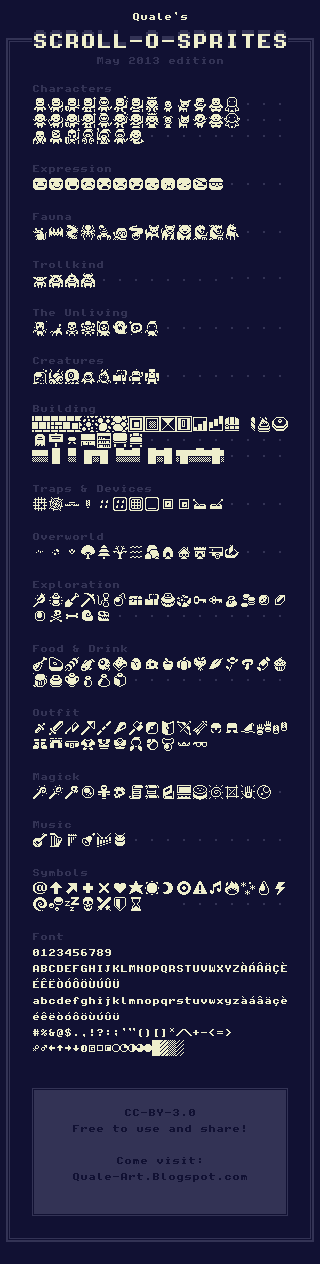
#> input picture pic/undefined - Imgur.png, 320 x 1264 px
$ python extract_scroll_expressions.py
#> lines starting #> are read from the running program, lines starting #| are printed output that depends on the picture; after the words box and inside, x2 and y2 are one past the last pixel; in counts of white or black regions, pixels touching at a corner belong together
#!/usr/bin/env python3
"""
Extract the 12 emoticon sprites from the "Expression" section of
Quale's SCROLL-O-SPRITES sheet (May 2013, CC-BY-3.0) at
pic/undefined - Imgur.png.

Section layout (verified pixel-by-pixel):
    Cell origin : (col=32, row=176)
    Cell pitch  : 16 px wide x 16 px tall
    Count       : 12 sprites in a single horizontal row
    Content     : ~14 cols x 12 rows of cream pixels per cell, centred

Each cell is converted to a 16x16 TMS9918 sprite pattern (32 bytes,
TL/BL/TR/BR quarter-block layout). Names map to the visible emotion.

Outputs:
    screenshots/scroll_expressions.png  -- preview grid (zoomed)
    stdout                              -- ca65 .byte directives

Usage:
    python3 tools/extract_scroll_expressions.py
    python3 tools/extract_scroll_expressions.py --no-stdout
"""
from __future__ import annotations

import argparse
import pathlib
import sys
from typing import Dict, List

import numpy as np
from PIL import Image, ImageDraw, ImageFont


REPO = pathlib.Path(__file__).resolve().parents[1]
DEFAULT_SRC = REPO / "pic" / "undefined - Imgur.png"
DEFAULT_OUT = REPO / "screenshots" / "scroll_expressions.png"

CELL_ORIGIN = (32, 176)
CELL_PITCH = 16
N_CELLS = 12

# Emotion name + LOGO shape symbol (max 6 chars to fit shape_table padding).
# Reading the sprites left-to-right (names from the sprite designer's eye --
# corrected by the user 2026-05-01):
EXPRESSIONS = [
    ("NORMAL", "serious_pat", "neutral / default expression"),
    ("HAPPY",  "happy_pat",  "happy"),
    ("SUPER",  "excited_pat",  "super happy, big open mouth"),
    ("SAD",    "sad_pat",    "sad / frown"),
    ("UPSET",  "hurt_pat",  "upset / disappointed"),
    ("ANGRY",  "angry_pat",  "angry, frowning brows"),
    ("GRUMPY", "upset_pat", "grumpy, tongue out"),
    ("PERV",   "smug_pat",   "pervy / lewd"),
    ("SICK",   "sick_pat",   "queasy / about to throw up (X eyes)"),
    ("SLEEP",  "sleeping_pat",  "asleep"),
    ("PIRATE", "yarr_pat", "pirate (one eye shut)"),
    ("SHADES", "nerd_pat", "wearing shades / sunglasses"),
]


def load_bw(src: pathlib.Path) -> np.ndarray:
    """Load image, return uint8 H*W array (1 = cream/sprite, 0 = bg)."""
    img = Image.open(src).convert("RGB")
#> img is the input picture: PIL image 320x1264 RGB; mean R, G, B 35.4, 35.4, 64.9
    arr = np.array(img)
    cream = ((arr[:, :, 0] > 200) &
             (arr[:, :, 1] > 200) &
             (arr[:, :, 2] > 150)).astype(np.uint8)
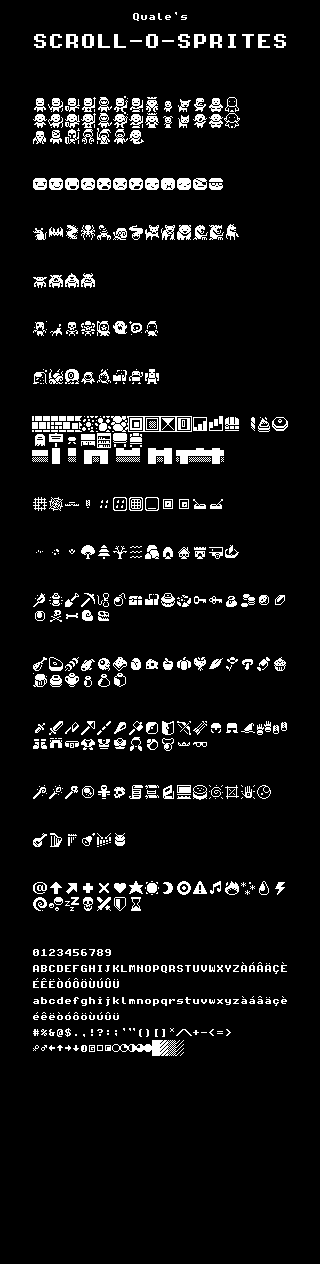
#> cream: shape (1264, 320); values 0 (black) and 1 (white), 6.7% white; 766 white regions (373 under 20 px), largest, box (x1, y1, x2, y2) and area: (112, 1040, 184, 1056) 496, (176, 448, 224, 464) 448, (111, 416, 192, 432) 415
    return cream


def extract_cell(bw: np.ndarray, idx: int) -> np.ndarray:
    """Return 16x16 cell for sprite #idx (0..N_CELLS-1)."""
    x0 = CELL_ORIGIN[0] + idx * CELL_PITCH
    y0 = CELL_ORIGIN[1]
    return bw[y0:y0 + CELL_PITCH, x0:x0 + CELL_PITCH]


def to_tms9918_bytes(g: np.ndarray) -> List[int]:
    """16x16 -> 32 bytes in TL, BL, TR, BR quarter-block order."""
    assert g.shape == (16, 16), g.shape
    out = []
    for y0, x0 in ((0, 0), (8, 0), (0, 8), (8, 8)):
        for r in range(8):
            byte = 0
            for x in range(8):
                if g[y0 + r, x0 + x]:
                    byte |= 1 << (7 - x)
            out.append(byte)
    return out


def render_preview(bw: np.ndarray, out_path: pathlib.Path,
                   scale: int = 8) -> None:
#> called with scale = 8
    cell_px = 16 * scale
    pad = 12
    label_h = 16
    title_h = 22
    bg = (28, 28, 36)
    fg = (255, 255, 255)
    grid_color = (60, 60, 76)
    text = (200, 210, 230)
    title_color = (255, 220, 120)

    cols = N_CELLS // 2          # 6 per row -> 2 rows x 6 cols
    rows = (N_CELLS + cols - 1) // cols
    sheet_w = pad + cols * (cell_px + pad)
    sheet_h = pad + title_h + rows * (cell_px + label_h + pad)

    img = Image.new("RGB", (sheet_w, sheet_h), bg)
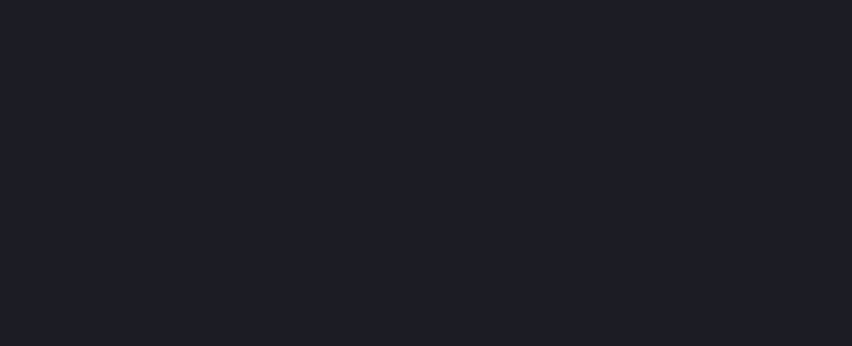
#> img: PIL image 852x346 RGB; mean R, G, B 28, 28, 36
    draw = ImageDraw.Draw(img)
    try:
        font = ImageFont.truetype(
            "/usr/share/fonts/truetype/dejavu/DejaVuSansMono-Bold.ttf", 12)
        title_font = ImageFont.truetype(
            "/usr/share/fonts/truetype/dejavu/DejaVuSansMono-Bold.ttf", 14)
    except OSError:
        font = ImageFont.load_default()
        title_font = font

    draw.text((pad, pad),
              "SCROLL-O-SPRITES \"Expression\" (12 emotes, 16x16, CC-BY-3.0 Quale)",
              fill=title_color, font=title_font)
    y = pad + title_h
    for i, (name, sym, _desc) in enumerate(EXPRESSIONS):
        r = i // cols
        c = i % cols
        x = pad + c * (cell_px + pad)
        cy = y + r * (cell_px + label_h + pad)
        cell16 = extract_cell(bw, i)
        for ry in range(16):
            for rx in range(16):
                if cell16[ry, rx]:
                    draw.rectangle(
                        [x + rx * scale, cy + ry * scale,
                         x + (rx + 1) * scale - 1,
                         cy + (ry + 1) * scale - 1],
                        fill=fg,
                    )
        mid = x + 8 * scale
        draw.line([(mid, cy), (mid, cy + cell_px)], fill=grid_color)
        draw.line([(x, cy + 8 * scale),
                   (x + cell_px, cy + 8 * scale)], fill=grid_color)
        draw.rectangle(
            [x, cy, x + cell_px - 1, cy + cell_px - 1],
            outline=grid_color,
        )
        tw = draw.textlength(name, font=font)
        draw.text((x + (cell_px - tw) // 2, cy + cell_px + 2),
                  name, fill=text, font=font)
#> this loop made 12 passes
#> tw on passes 1 to 12: 43.31, 36.09, 36.09, 21.66, 36.09, 36.09, 43.31, 28.88, 28.88, 36.09, 43.31, 43.31

    out_path.parent.mkdir(parents=True, exist_ok=True)
    img.save(out_path)
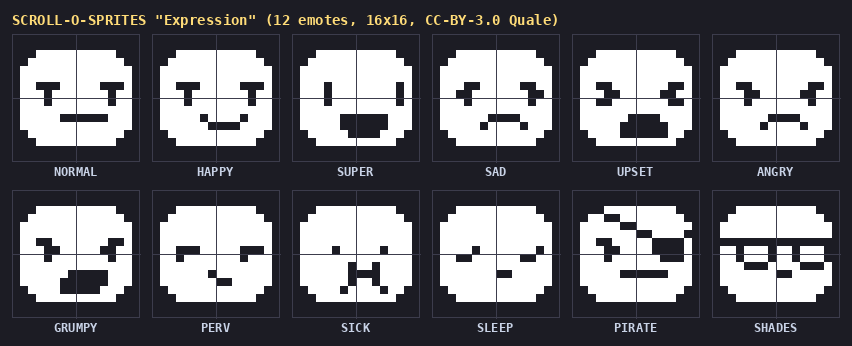
#> saved as scroll_expressions.png: PIL image 852x346 RGB; mean R, G, B 110.5, 110.4, 115.3
    print(f"[preview] {out_path}  ({img.width}x{img.height} px)",
          file=sys.stderr)


def emit_asm(bw: np.ndarray) -> str:
    """Return ca65 .byte directives + a shape_table snippet ready to paste
    into TMS_Logo_16k.asm."""
    out = []
    out.append("; ===== Expression emotes (12x 16x16, from SCROLL-O-SPRITES "
               "by Quale, CC-BY-3.0) =====")
    out.append("; Source: pic/undefined - Imgur.png  -- "
               "tools/extract_scroll_expressions.py")
    out.append(";")
    # shape_table snippet
    out.append("; --- shape_table entries (paste before the $FF terminator) ---")
    for name, sym, desc in EXPRESSIONS:
        padded = (name + "      ")[:6]
        out.append(f'        .byte "{padded}"')
        out.append("        .byte 32")
        out.append(f"        .word {sym}")
    out.append("")
    out.append("; --- pattern data (place near the other 16x16 patterns) ---")
    for i, (name, sym, desc) in enumerate(EXPRESSIONS):
        cell16 = extract_cell(bw, i)
        bs = to_tms9918_bytes(cell16)
        out.append(f"; {name} -- {desc}")
        out.append(f"{sym}:")
        for off in (0, 8, 16, 24):
            out.append("        .byte " +
                       ", ".join(f"${b:02X}" for b in bs[off:off + 8]))
#> after the loop, out = 114 items
    return "\n".join(out)


def main(argv):
    p = argparse.ArgumentParser()
    p.add_argument("--src", type=pathlib.Path, default=DEFAULT_SRC)
    p.add_argument("--out", type=pathlib.Path, default=DEFAULT_OUT)
    p.add_argument("--scale", type=int, default=8)
    p.add_argument("--no-stdout", action="store_true")
    args = p.parse_args(argv)

    bw = load_bw(args.src)
    render_preview(bw, args.out, args.scale)
    if not args.no_stdout:
        print(emit_asm(bw))
#> (printed output is left out)


if __name__ == "__main__":
    main(sys.argv[1:])
